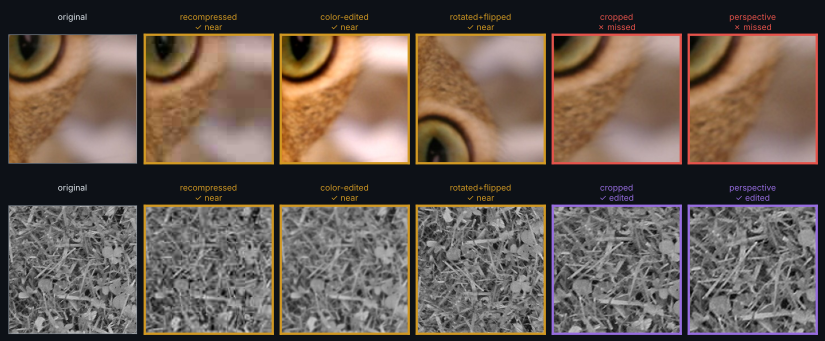
#> input picture assets/examples.png, 1650 x 682 px (shown at 1/2 size)
$ python -i hashing.py   (imports and definitions only)
#> lines starting #> are read from the running program, lines starting #| are printed output that depends on the picture
"""Rotation-aware perceptual hashing."""
from __future__ import annotations

from typing import List, Optional

import numpy as np
from PIL import Image, ImageOps

try:
    import imagehash
except ImportError:  # pragma: no cover
    imagehash = None

ROTATIONS = (0, 90, 180, 270)


def _normalise(im: Image.Image) -> Image.Image:
    return ImageOps.autocontrast(ImageOps.grayscale(im))


def phash(im: Image.Image, hash_size: int = 8) -> int:
    """64-bit pHash as an int. Uses ``imagehash`` if available, else a NumPy DCT."""
    g = _normalise(im)
    if imagehash is not None:
        return int(str(imagehash.phash(g, hash_size=hash_size)), 16)
    from scipy.fft import dctn
    a = np.asarray(g.resize((hash_size * 4, hash_size * 4), Image.LANCZOS), dtype=np.float64)
    d = dctn(a, norm="ortho")[:hash_size, :hash_size]
    bits = (d > np.median(d)).ravel()
    return int("".join("1" if b else "0" for b in bits), 2)


def phash_rotations(im: Image.Image, flips: bool = True) -> List[int]:
    """Hashes of the image under 0/90/180/270° rotation (and mirror), for orientation-robust matching."""
    variants = [im.rotate(-r, expand=True) for r in ROTATIONS]
    if flips:
        variants += [ImageOps.mirror(v) for v in variants]
    return [phash(v) for v in variants]


def hamming(a: int, b: int) -> int:
    return int(bin(a ^ b).count("1"))


def min_hamming(query: int, candidates: List[int]) -> int:
    return min(hamming(query, c) for c in candidates)


def phash_or_none(im: Optional[Image.Image]) -> Optional[int]:
    return None if im is None else phash(im)

>>> from PIL import Image
>>> picture = Image.open('../assets/examples.png')
#> picture is the input picture: PIL image 1650x682 RGBA; mean R, G, B, A 103.1, 89.6, 80.6, 255
>>> result = phash_rotations(picture)
#> in phash_rotations, `variants = [im.rotate(-r, expand=True) for r in ROTATIONS]`: variants = 4 items
#> in phash_rotations, `variants += [ImageOps.mirror(v) for v in variants]`: variants = 8 items
#> in phash, `g = _normalise(im)`:
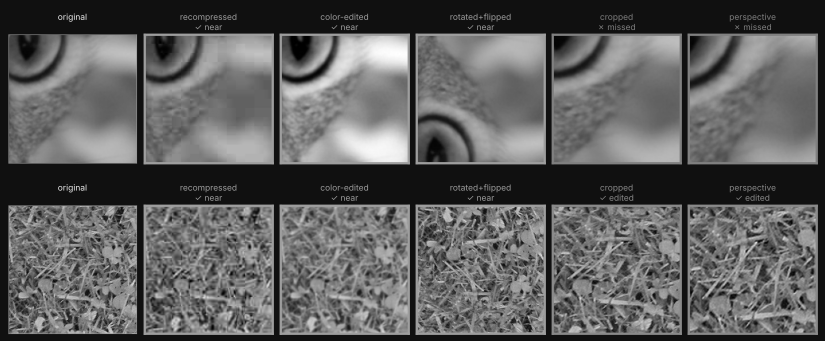
#> g: PIL image 1650x682 L (shown at 1/2 size); min 0, max 255, mean 93.5
#> (the run stopped early here; a loop or call above may not have finished)
